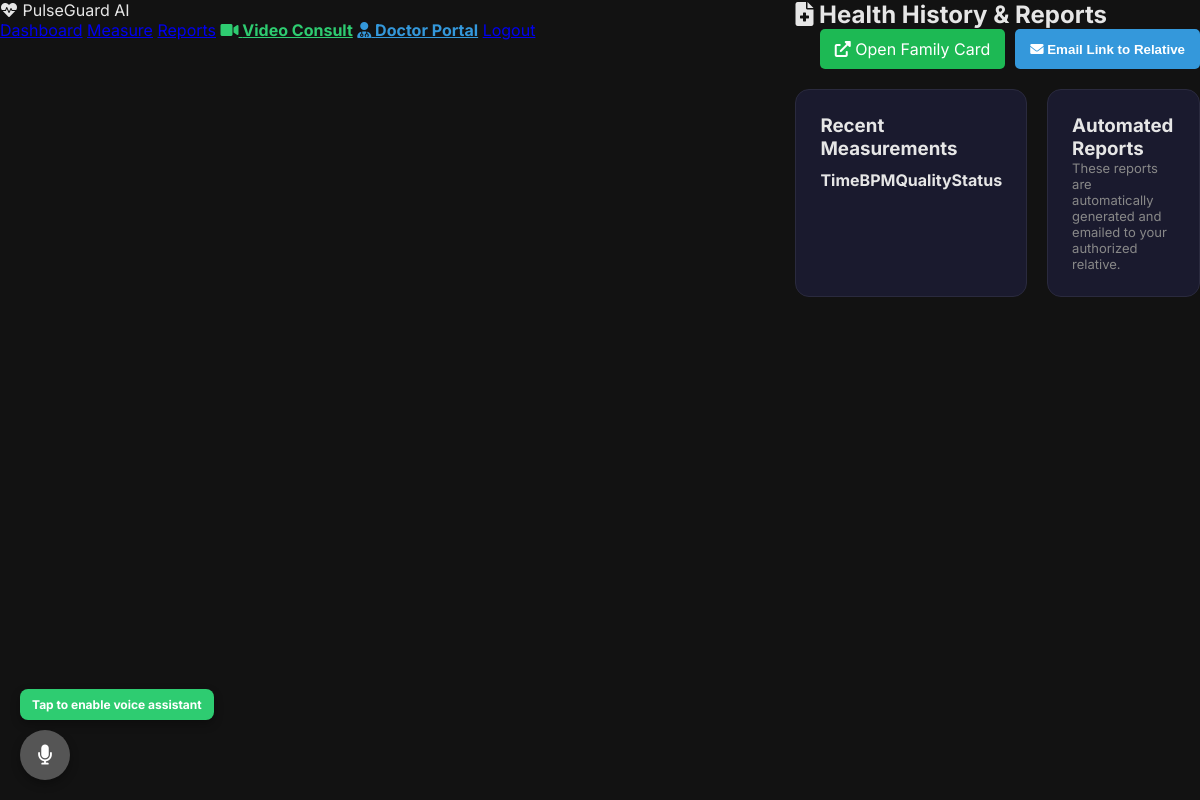
The app's page /reports (signed in), older data.
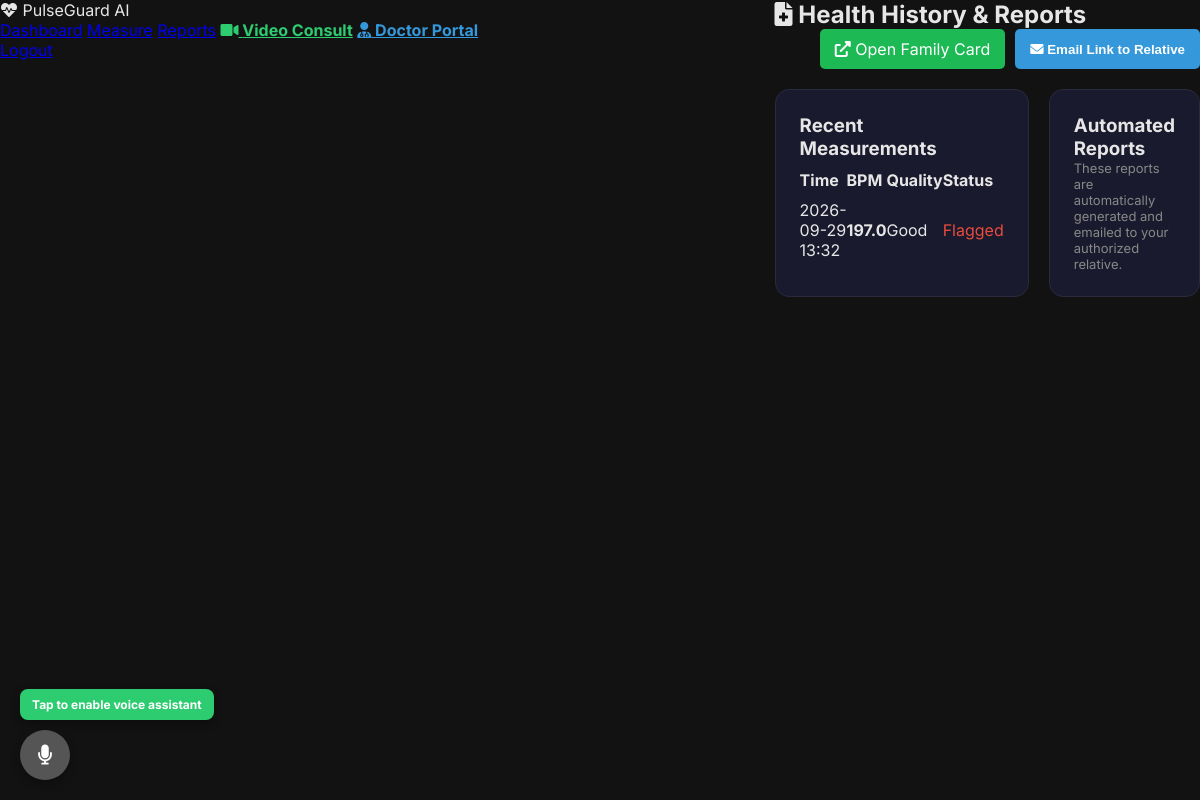
The same page, newer data.
### app.py (models this page shows)
class HealthMeasurement(db.Model):
    id = db.Column(db.Integer, primary_key=True)
    user_id = db.Column(db.Integer, db.ForeignKey('user.id'), nullable=False)
    timestamp = db.Column(db.DateTime, default=datetime.datetime.utcnow)
    bpm = db.Column(db.Float, nullable=False)
    signal_quality = db.Column(db.String(20))
    source = db.Column(db.String(20))
    is_abnormal = db.Column(db.Boolean, default=False)
    ai_analysis = db.Column(db.Text)

### app.py (the view)
@app.route('/reports')
@login_required
def reports():
    measurements = HealthMeasurement.query.filter_by(user_id=current_user.id).order_by(HealthMeasurement.timestamp.desc()).limit(50).all()
    user_reports = Report.query.filter_by(user_id=current_user.id).order_by(Report.generated_at.desc()).all()
    return render_template('reports.html', measurements=measurements, reports=user_reports)

### app.py (called while the page is built)
@login_manager.user_loader
def load_user(user_id):
    return User.query.get(int(user_id))

### templates/reports.html (shortened to what this page needs)
<!DOCTYPE html>
<html lang="en" data-theme="dark">
<head>
  <link rel="stylesheet" href="/static/pulseguard.css">
  <link href="https://cdnjs.cloudflare.com/ajax/libs/font-awesome/6.0.0/css/all.min.css" rel="stylesheet">
</head>
<body>
  <nav class="pg-nav">
    <div class="nav-logo"><i class="fas fa-heartbeat"></i> PulseGuard AI</div>
    <div class="nav-links">
      <a href="/dashboard">Dashboard</a>
      <a href="/heartrate">Measure</a>
      <a href="/reports" class="active">Reports</a>
      <a href="/appointments" style="color:#2ecc71; font-weight:700;"><i class="fas fa-video"></i> Video Consult</a>
      <a href="/doctor" style="color:#3498db; font-weight:700;"><i class="fas fa-user-md"></i> Doctor Portal</a>
      <a href="/logout">Logout</a>
    </div>
  </nav>
  <main class="pg-main">
    <h2><i class="fas fa-file-medical"></i> Health History & Reports</h2>
    <div style="margin-bottom: 20px; text-align: right; display: flex; justify-content: flex-end; gap: 10px;">
        <a href="/family/{{ current_user.id }}" target="_blank" class="btn-primary" style="padding: 10px 15px; border-radius: 5px; text-decoration: none; color: white; background: var(--primary);">
            <i class="fas fa-external-link-alt"></i> Open Family Card
        </a>
        <button onclick="emailRelative()" class="btn-primary" style="padding: 10px 15px; border-radius: 5px; text-decoration: none; color: white; background: #3498db; border: none; cursor: pointer; font-weight: 600;">
            <i class="fas fa-envelope"></i> Email Link to Relative
        </button>
    </div>
    <div class="grid-2">
      <div class="card">
        <h3>Recent Measurements</h3>
        <table style="width:100%; text-align:left; border-collapse:collapse; margin-top: 10px;">
          <tr><th>Time</th><th>BPM</th><th>Quality</th><th>Status</th></tr>
          {% for m in measurements %}
          <tr style="border-bottom: 1px solid var(--border);">
            <td style="padding: 10px 0;">{{ m.timestamp.strftime('%Y-%m-%d %H:%M') }}</td>
            <td><b>{{ m.bpm | round }}</b></td>
            <td>{{ m.signal_quality }}</td>
            <td>{% if m.is_abnormal %}<span style="color:var(--danger)">Flagged</span>{% else %}<span style="color:var(--primary)">Normal</span>{% endif %}</td>
          </tr>
          {% endfor %}
        </table>
      </div>
      <div class="card">
        <h3>Automated Reports</h3>
        <p style="font-size: 13px; color: var(--muted);">These reports are automatically generated and emailed to your authorized relative.</p>
      </div>
    </div>
  </main>
</body>
</html>

### static/pulseguard.css (style rules this page uses)
:root { --primary: #1db954; --primary-dark: #158f40; --accent: #2ecc71; --danger: #e74c3c; --warning: #f39c12; --info: #3498db; --dark: #121212; --darker: #0a0a0a; --card: #1a1a2e; --card-border: #2a2a3e; --light-text: #e6e6e6; --muted: #888; --sidebar-w: 260px; --header-h: 64px; --radius: 14px; --radius-sm: 8px; --shadow: 0 4px 24px rgba(0,0,0,0.45); --glow-green: 0 0 20px rgba(29,185,84,0.25); --glow-red: 0 0 24px rgba(231,76,60,0.4); --transition: all 0.3s cubic-bezier(.4,0,.2,1); }
*,*::before,*::after { margin:0; padding:0; box-sizing:border-box; }
body { font-family: 'Inter', 'Segoe UI', sans-serif; background: var(--dark); color: var(--light-text); min-height: 100vh; display: flex; }
.pg-main { margin-left: var(--sidebar-w); flex: 1; display: flex; flex-direction: column; min-height: 100vh; transition: var(--transition); }
.card { background: var(--card); border: 1px solid var(--card-border); border-radius: var(--radius); padding: 24px; transition: var(--transition); }
.grid-2 { display: grid; grid-template-columns: 1fr 1fr; gap: 20px; }

Row changes from the older to the newer data that the page shows:
added HealthMeasurement: timestamp "2026-09-29 13:32", bpm "197.0", signal_quality "Good", is_abnormal "Flagged"
